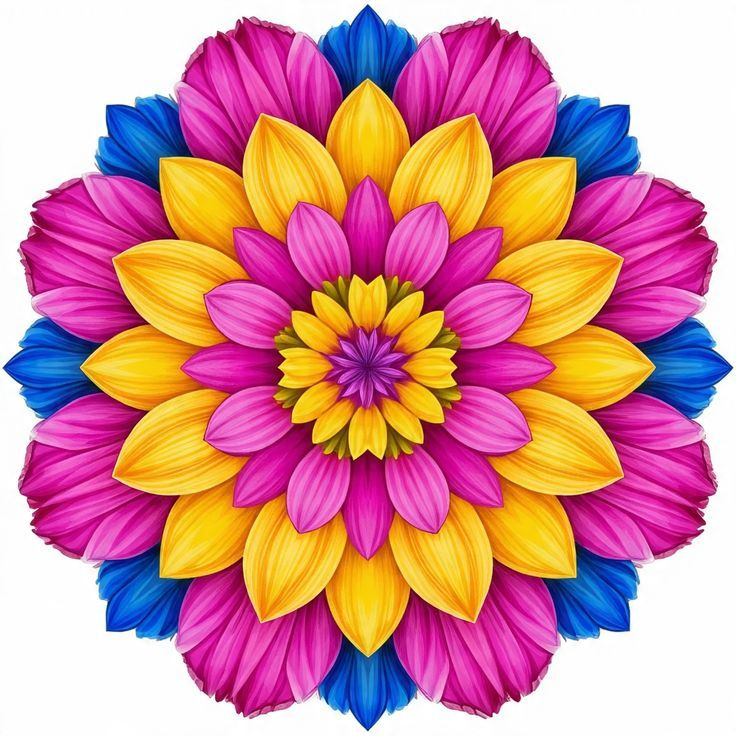
#> input picture image.jpeg, 736 x 736 px
$ python Q14.py
#> lines starting #> are read from the running program, lines starting #| are printed output that depends on the picture
import cv2
import matplotlib.pyplot as plt

image = cv2.imread("image.jpeg")
#> image is the input picture: shape (736, 736, 3); mean B, G, R 149.5, 140.1, 210.4

if image is not None:
    blue, green, red = cv2.split(image)
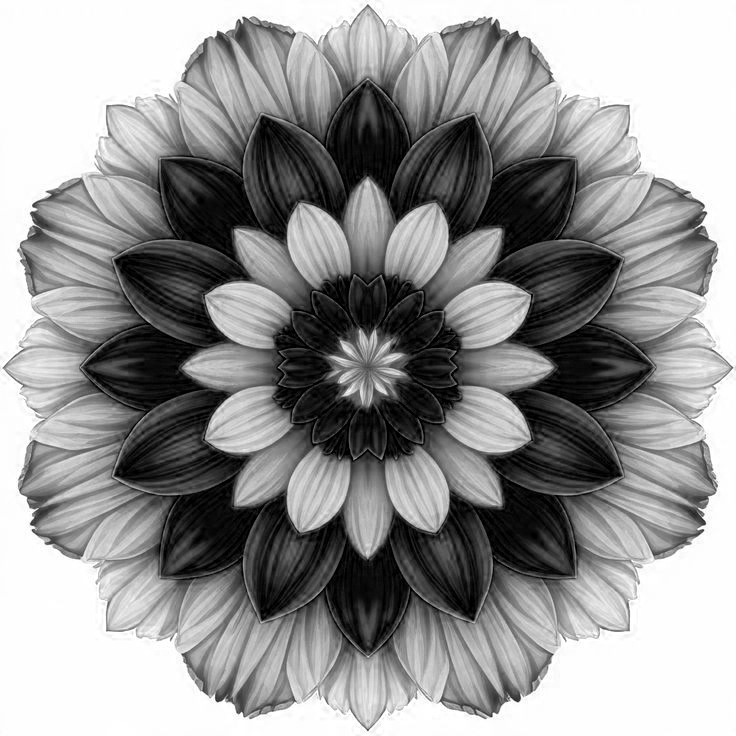
#> blue: shape (736, 736); min 0, max 255, mean 149.5
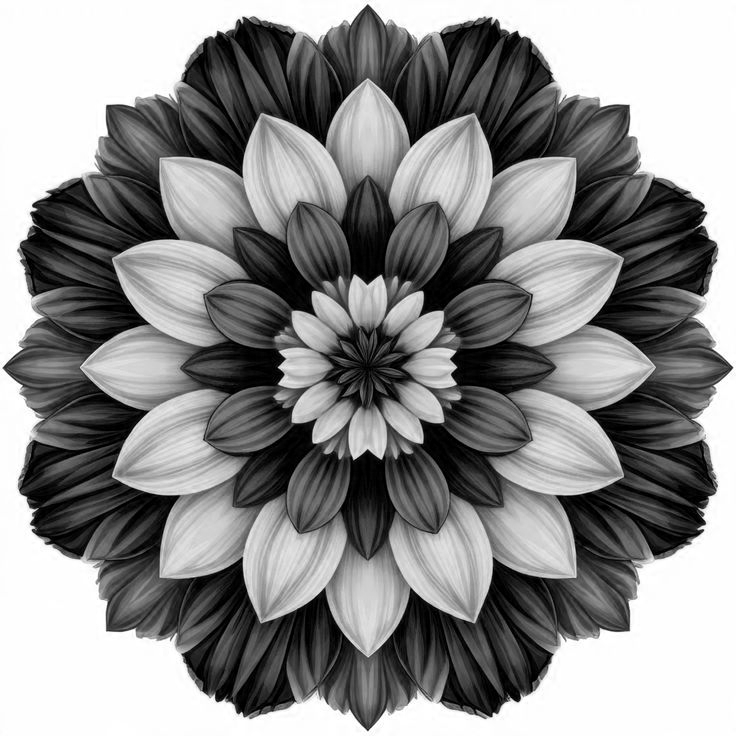
#> green: shape (736, 736); min 0, max 255, mean 140.1
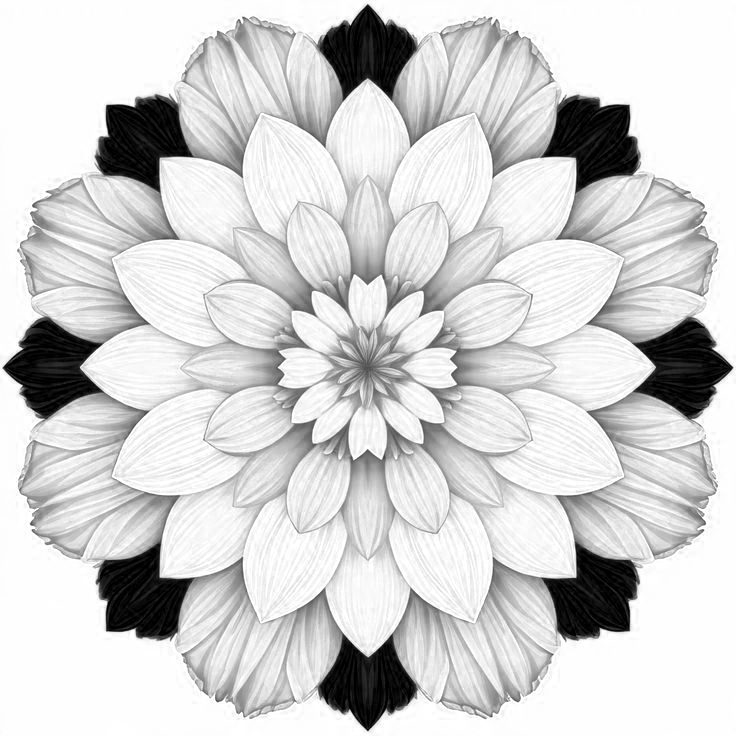
#> red: shape (736, 736); min 0, max 255, mean 210.4

    plt.figure(figsize=(12, 4))

    plt.subplot(1, 3, 1)
    plt.imshow(blue, cmap="gray")
    plt.title("Q14 - Blue Channel")
    plt.axis("off")

    plt.subplot(1, 3, 2)
    plt.imshow(green, cmap="gray")
    plt.title("Q14 - Green Channel")
    plt.axis("off")

    plt.subplot(1, 3, 3)
    plt.imshow(red, cmap="gray")
    plt.title("Q14 - Red Channel")
    plt.axis("off")

    plt.show()
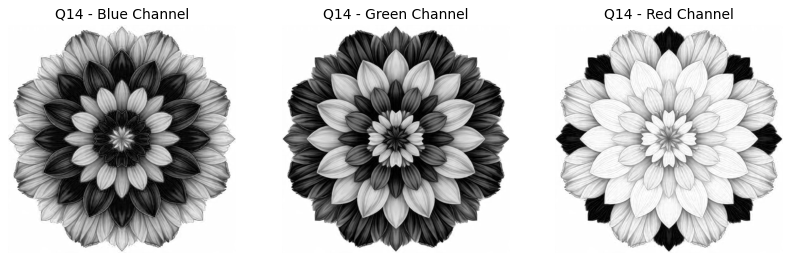
#> figure drawn by matplotlib, 3 panels
else:
    print("Error: Image could not be loaded.")
